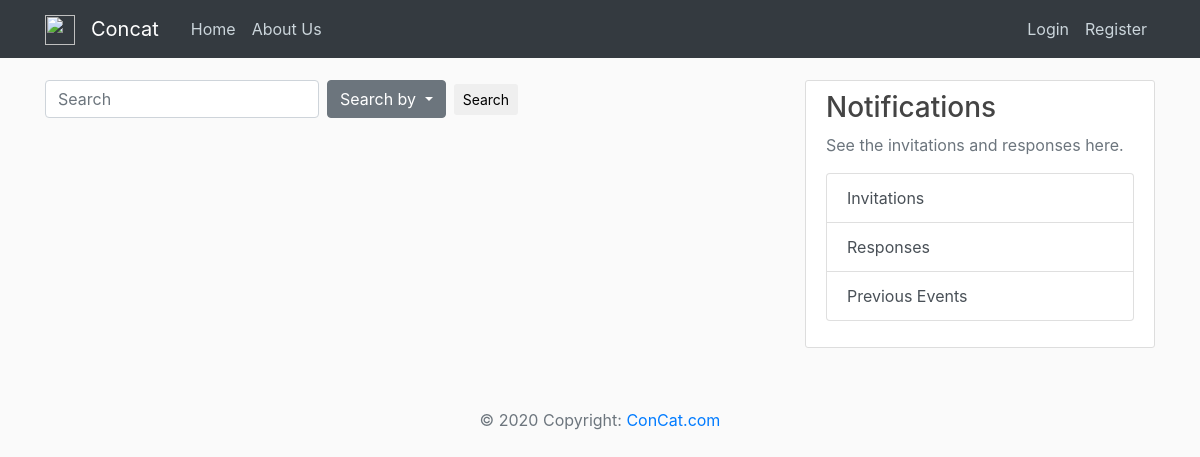
Page /home on the earlier database version.
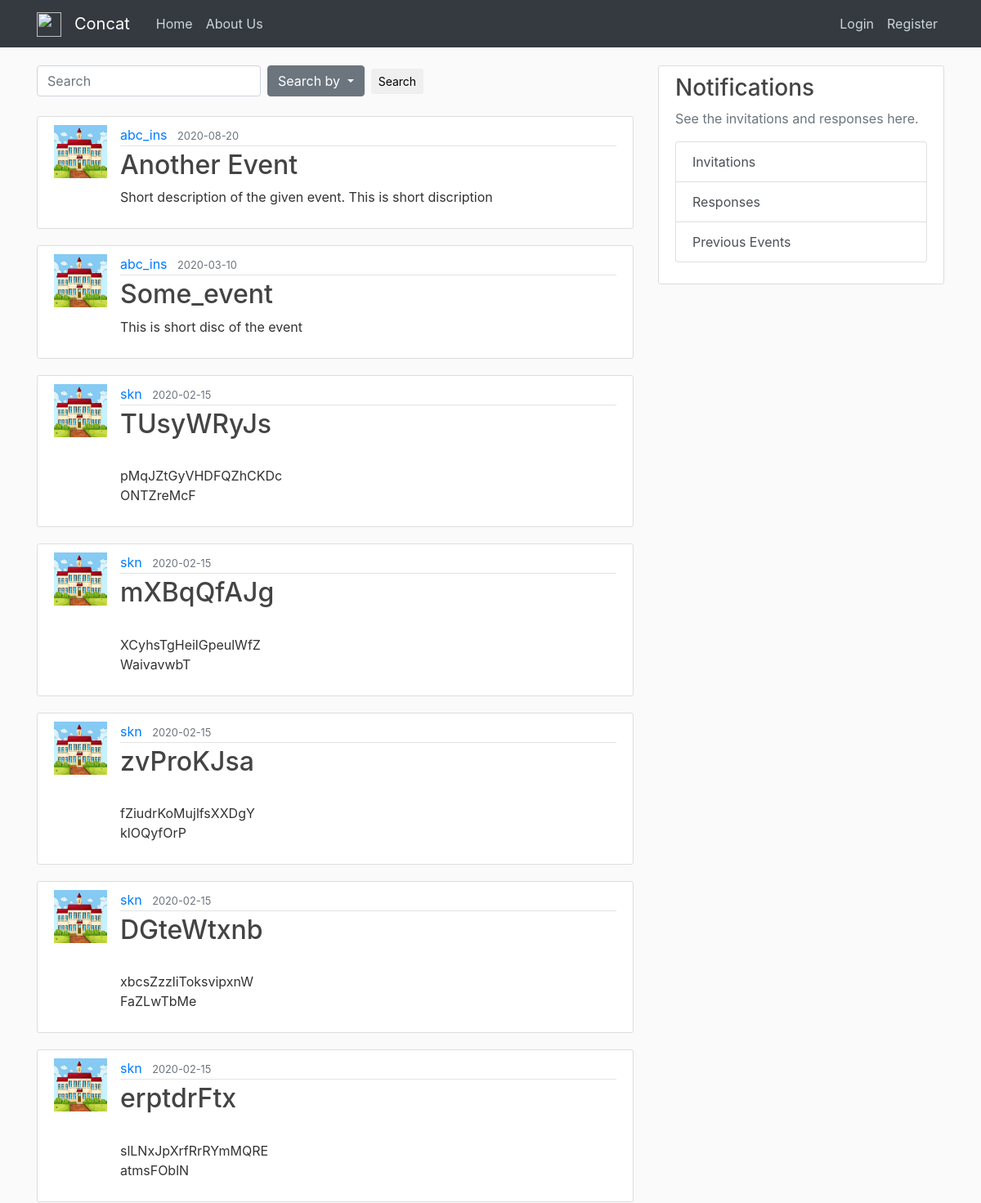
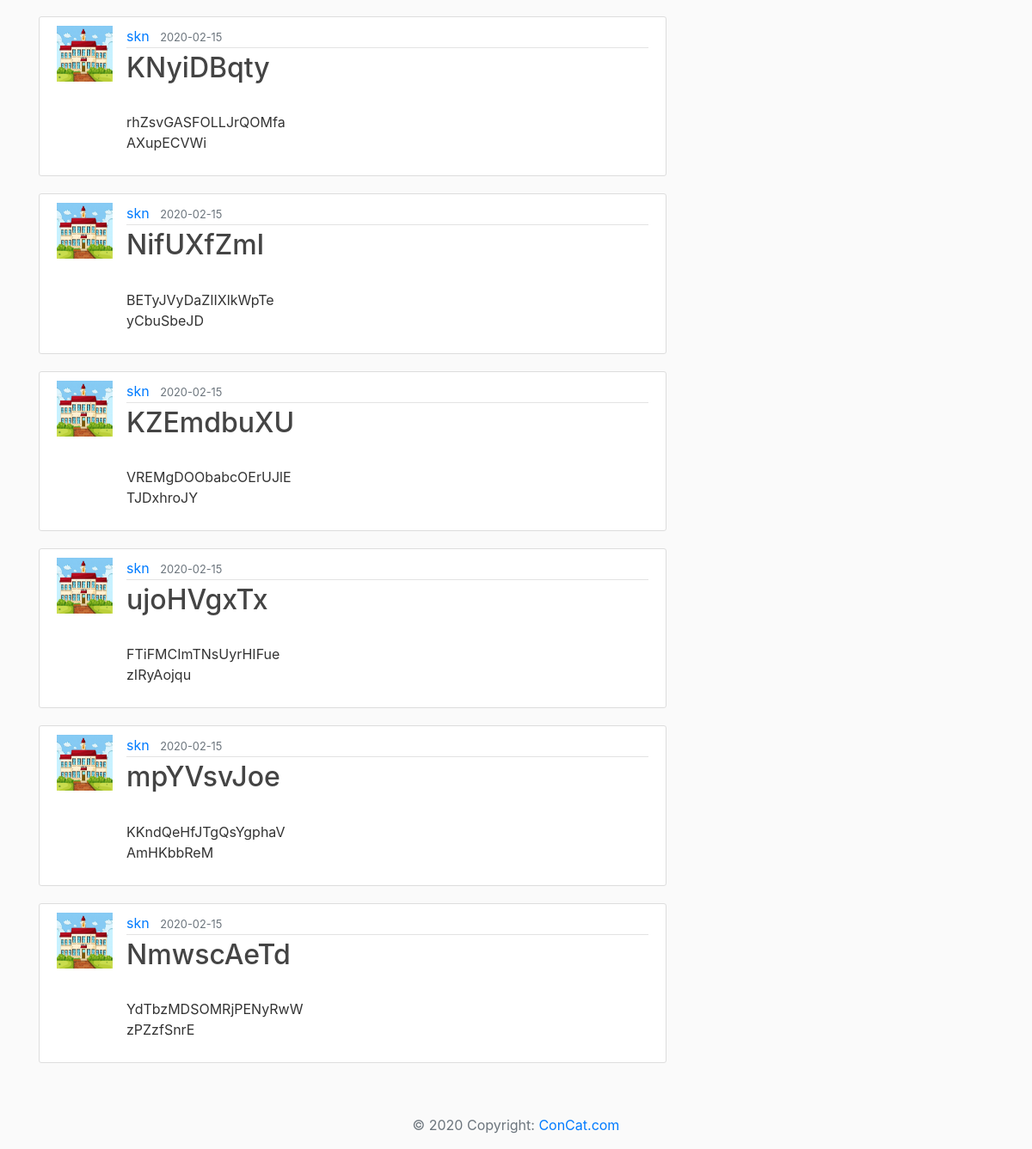
Same page on the later database version (2 pictures, top to bottom).
### FlaskApp/models.py (models this page shows, shortened)
class Event(db.Model):
	id = db.Column(db.Integer , primary_key = True)
	title = db.Column(db.String(70),nullable = False)
	short_disc = db.Column(db.String(150),nullable = False)
	long_disc = db.Column(db.String(2000),nullable=False)
	poster = db.Column(db.String(20), default='default.jpg')
	reg_last_date = db.Column(db.DateTime , nullable=False)
	event_date = db.Column(db.DateTime , nullable=False)
	ins_id = db.Column(db.Integer,db.ForeignKey('institute.id'),nullable=False)

class Institute(db.Model , UserMixin):
	id = db.Column(db.Integer , primary_key = True)
	ins_name = db.Column(db.String(70),unique = True,nullable = False)
	admin_name = db.Column(db.String(50),nullable = False)
	address = db.Column(db.String(100),nullable=False)
	mobile_no = db.Column(db.Integer,unique = True,nullable=False)
	no_of_students = db.Column(db.Integer,nullable=False)
	no_of_staff = db.Column(db.Integer,nullable=False)
	email = db.Column(db.String(120),unique = True,nullable = False)
	password = db.Column(db.String(60),nullable=False)
	scope = db.Column(db.String(200),nullable=False)
	ins_img = db.Column(db.String(20), default='default.jpg')
	posts = db.relationship('Event',backref='host',lazy=True)

### FlaskApp/routes.py (the view)
@app.route('/')
@app.route('/home')
def home():
	events = Event.query.order_by(Event.reg_last_date.desc())
	return render_template('home.html',events=events)

### FlaskApp/templates/home.html (shortened to what this page needs)
{% extends "layout.html" %}
{% block content %}
  <form class="form-inline md-form mr-auto mb-4">
  <input class="form-control mr-sm-2" type="text" placeholder="Search" aria-label="Search">
  <div class="dropdown">
  <button class="btn btn-secondary dropdown-toggle" type="button" id="dropdownMenuButton" data-toggle="dropdown" aria-haspopup="true" aria-expanded="false">
    Search by
  </button>
</div>
 <button class="btn aqua-gradient btn-rounded btn-sm my-0 ml-2" type="submit">Search</button>
</form>
   {% for event in events %}
       <article class="media content-section">
       	{% if event.host.ins_id %}
          	<img class="rounded_circle article-img" src="{{ url_for('static' , filename = 'ins_profiles/'+event.host.ins_img) }}">
        {% else %}
        	<img class="rounded_circle article-img" src="{{ url_for('static' , filename = 'ins_profiles/default.jpg') }}">
        {% endif %}
          <div class="media-body">
            <div class="article-metadata">
              <a class="mr-2" href="{{ url_for('institute_info', ins_id = event.host.id ) }}">{{ event.host.ins_name }}</a>
              <small class="text-muted">{{ event.reg_last_date.strftime('%Y-%m-%d') }}</small>
            </div>
            <h2><a class="article-title" href="{{ url_for('event',event_id=event.id) }}">{{ event.title }}</a></h2>
            <p class="article-content">{{ event.short_disc }}</p>
          </div>
        </article>
   {% endfor %}
{% endblock content %}

### FlaskApp/templates/layout.html (shortened to what this page needs)
<!DOCTYPE html>
<html>
<head>
    <link rel="stylesheet" href="https://maxcdn.bootstrapcdn.com/bootstrap/4.0.0/css/bootstrap.min.css">
    <link rel="stylesheet" type="text/css" href="../static/main.css">
	</head>
	<body>
		<header class="site-header">
	      	<nav class="navbar navbar-expand-md navbar-dark bg-dark fixed-top">
	        <div class="container">
			  <a class="navbar-brand" href="/">
			    <img src="#" width="30" height="30" alt="">
			  </a>
	          <a class="navbar-brand mr-4" href="/">Concat</a>
	          	<div class="collapse navbar-collapse" id="navbarToggle">
	            	<div class="navbar-nav mr-auto">
	             	 	<a class="nav-item nav-link" href="{{ url_for('home') }}">Home</a>
	              		<a class="nav-item nav-link" href="{{ url_for('about') }}">About Us</a>
	            	</div>
	            	<div class="navbar-nav">
	            		{% if current_user.is_authenticated  %}
		                	<a class="nav-item nav-link" href="{{ url_for('create_post') }}">New Event</a>
		                	<a class="nav-item nav-link" href="{{ url_for('institute_info' , ins_id=current_user.id) }}">Account</a>
		                	<a class="nav-item nav-link" href="{{ url_for('logout') }}">Logout</a>
	                	{% else %}
		                	<a class="nav-item nav-link" href="{{ url_for('login') }}">Login</a>
		                	<a class="nav-item nav-link" href="{{ url_for('register') }}">Register</a>
	                	{% endif %}
	            	</div>
	          	</div>
	        </div>
	      	</nav>
	    </header>
	    <main role="main" class="container">
		    <div class="row">
		        <div class="col-md-8">
		        	{% block content %}{% endblock %}
		        </div>
			    <div class="col-md-4">
		          <div class="content-section">
		            <h3>Notifications</h3>
		            <p class='text-muted'>See the invitations and responses here.
		              	<div class="list-group">
						  <a href="#" class="list-group-item list-group-item-action">
						    Invitations
						  </a>
						  <a href="#" class="list-group-item list-group-item-action">
						  	Responses
						  </a>
						  <a href="#" class="list-group-item list-group-item-action">
						  	Previous Events
						  </a>
						</div>
		            </p>
		          </div>
		        </div>
		    </div>
		</main>
		<footer class="page-footer font-small blue pt-4">
			<div class="footer-copyright text-center py-3">
				<span class="text-muted">© 2020 Copyright: </span>
				<span><a href="#">ConCat.com</a></span>
			</div>
		</footer>
	</body>
	</html>

### FlaskApp/static/main.css (style rules this page uses)
body { background: #fafafa; color: #333333; margin-top: 5rem; }
h1, h2, h3, h4, h5, h6 { color: #444444; }
.site-header .navbar-nav .nav-link { color: #cbd5db; }
.content-section { background: #ffffff; padding: 10px 20px; border: 1px solid #dddddd; border-radius: 3px; margin-bottom: 20px; }
.article-title { color: #444444; }
.article-content { white-space: pre-line; }
.article-img { height: 65px; width: 65px; margin-right: 16px; }
.article-metadata { padding-bottom: 1px; margin-bottom: 4px; border-bottom: 1px solid #e3e3e3 }

Differences in the rows shown:
added Event: host.ins_name "abc_ins", reg_last_date "2020-08-20", title "Another Event", short_disc "Short description of the given event. This is short discription"
added Event: host.ins_name "abc_ins", reg_last_date "2020-03-10", title "Some_event", short_disc "This is short disc of the event"
added Event: host.ins_name "skn", reg_last_date "2020-02-15", title "TUsyWRyJs", short_disc "pMqJZtGyVHDFQZhCKDc ONTZreMcF"
added Event: host.ins_name "skn", reg_last_date "2020-02-15", title "mXBqQfAJg", short_disc "XCyhsTgHeilGpeulWfZ WaivavwbT"
added Event: host.ins_name "skn", reg_last_date "2020-02-15", title "zvProKJsa", short_disc "fZiudrKoMujlfsXXDgY klOQyfOrP"
added Event: host.ins_name "skn", reg_last_date "2020-02-15", title "DGteWtxnb", short_disc "xbcsZzzliToksvipxnW FaZLwTbMe"
added Event: host.ins_name "skn", reg_last_date "2020-02-15", title "erptdrFtx", short_disc "slLNxJpXrfRrRYmMQRE atmsFOblN"
added Event: host.ins_name "skn", reg_last_date "2020-02-15", title "KNyiDBqty", short_disc "rhZsvGASFOLLJrQOMfa AXupECVWi"
added Event: host.ins_name "skn", reg_last_date "2020-02-15", title "NifUXfZmI", short_disc "BETyJVyDaZIIXlkWpTe yCbuSbeJD"
added Event: host.ins_name "skn", reg_last_date "2020-02-15", title "KZEmdbuXU", short_disc "VREMgDOObabcOErUJlE TJDxhroJY"
added Event: host.ins_name "skn", reg_last_date "2020-02-15", title "ujoHVgxTx", short_disc "FTiFMCImTNsUyrHIFue zIRyAojqu"
added Event: host.ins_name "skn", reg_last_date "2020-02-15", title "mpYVsvJoe", short_disc "KKndQeHfJTgQsYgphaV AmHKbbReM"
added Event: host.ins_name "skn", reg_last_date "2020-02-15", title "NmwscAeTd", short_disc "YdTbzMDSOMRjPENyRwW zPZzfSnrE"
